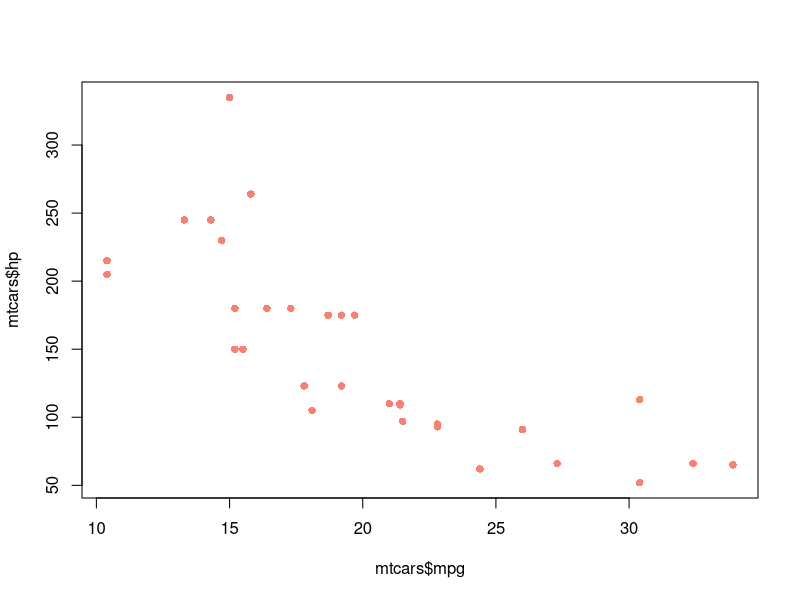
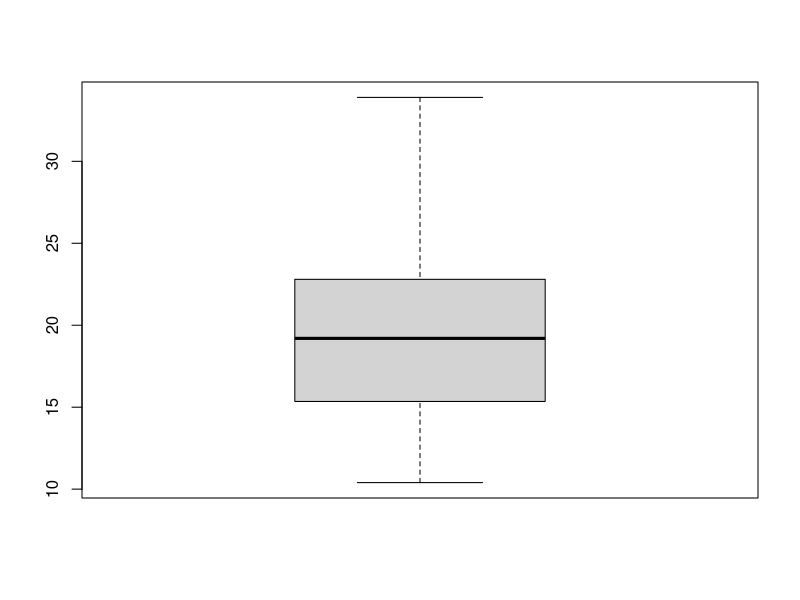
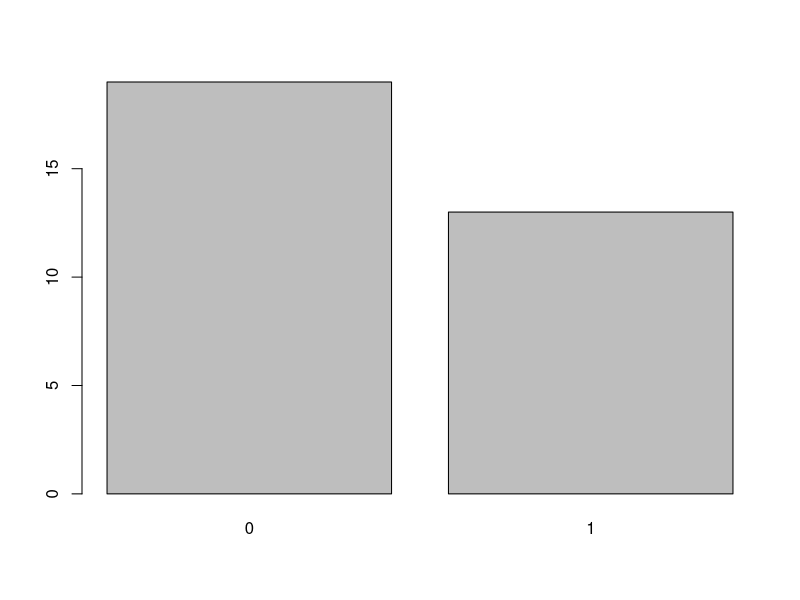
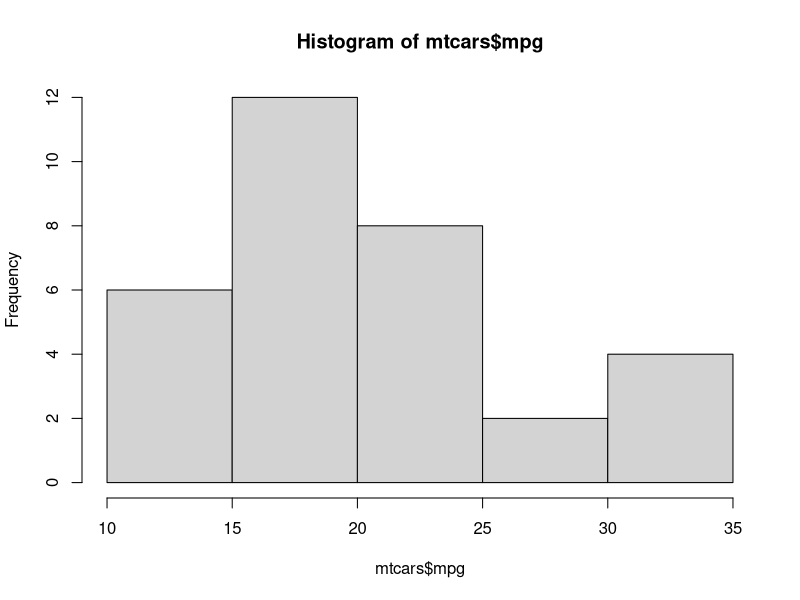
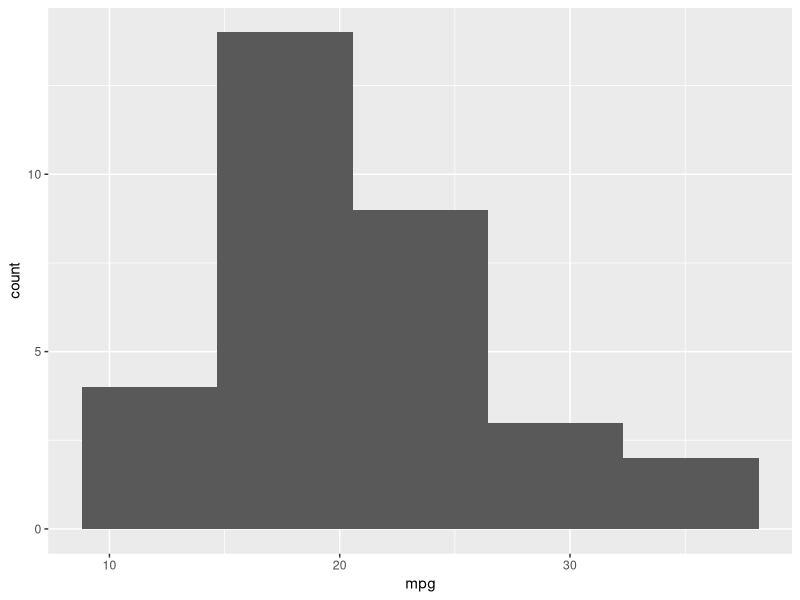
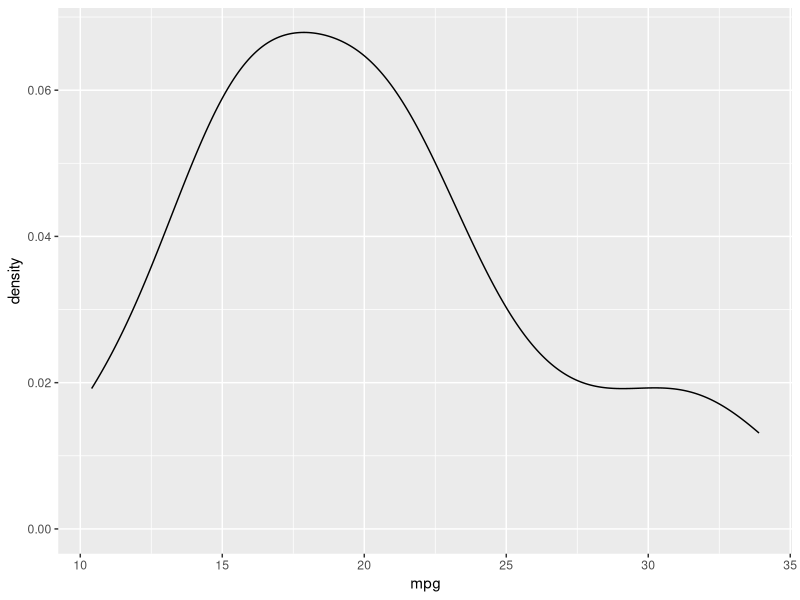
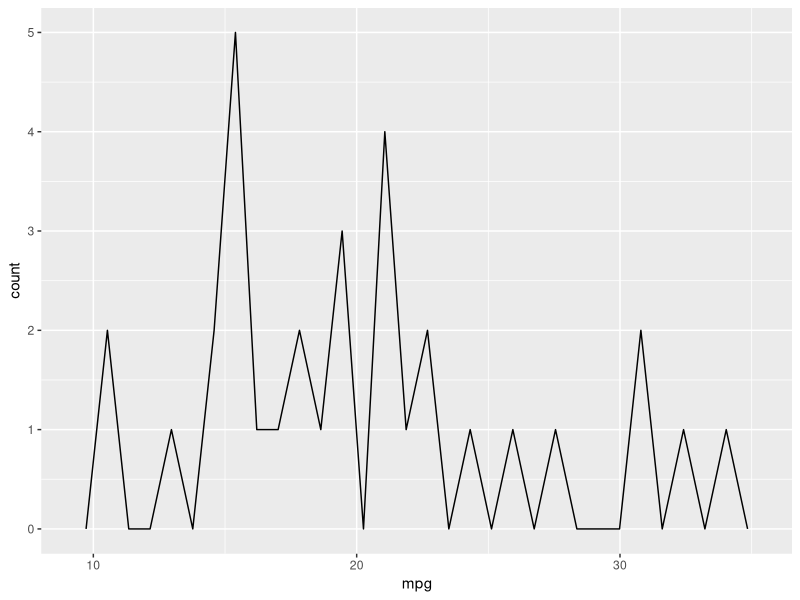
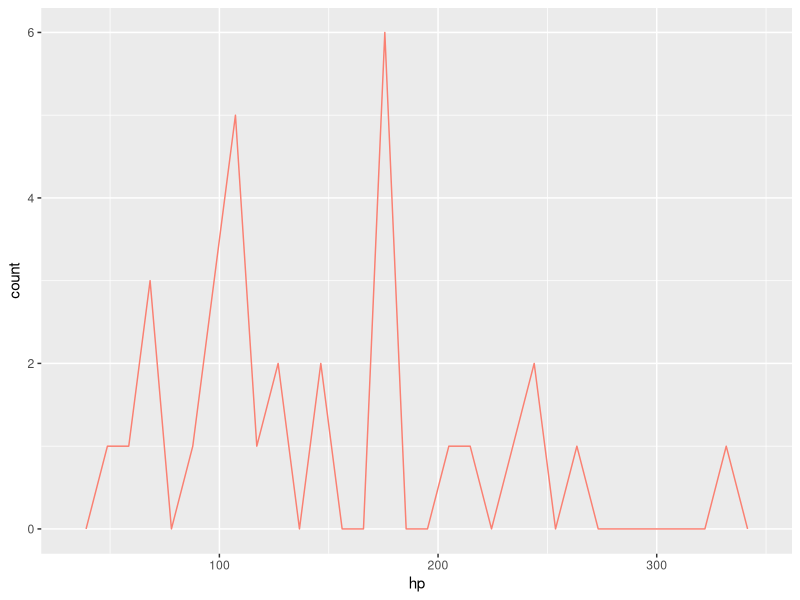

Here is the R script that generated these plots, in order:
library(tidyverse)

## data visualization

## base R visualization
plot(mtcars$mpg, mtcars$hp, pch = 16, col = "salmon")

boxplot(mtcars$mpg)

t1 <- table(mtcars$am) ## ต้องสร้าง table ใหม่ขึ้นมาก่อน เป็นคำสั่งสร้างตารางความถี่
barplot(t1)

hist(mtcars$mpg)


## ggplot => grammar of graphic
library(ggplot2)

ggplot(data = mtcars, mapping = aes(x = mpg)) +
  geom_histogram(bins = 5)


ggplot(data = mtcars, mapping = aes(x = mpg)) +
  geom_density()

ggplot(data = mtcars, mapping = aes(x = mpg)) +
  geom_freqpoly()
ggplot(mtcars, aes(hp)) +
  geom_freqpoly(
    col = "salmon")

p1 <- ggplot(mtcars, aes(mpg)) +
  geom_histogram(bins = 5)

p2 <- ggplot(mtcars, aes(hp)) + 
  geom_histogram(bins = 10)

mtcars %>%
  filter(hp <= 100) %>%
  count()

## summary table before make bar chart
mtcars <- mtcars %>%
  mutate(am = ifelse(am == 0, "Auto", "Manual")) 
# Bar Chart แบบที่ 1  สร้าง summary table -> geom_col()
t2 <- mtcars %>%
  mutate(am = ifelse(am == 0, "Auto", "Manual")) %>%
  count(am) 
ggplot(t2, aes(am, n)) +
  geom_col() # ใช้กับ summary table

# Bar Chart แบบที่ 2 ใช้ geom_bar() เลย

ggplot(mtcars, aes(am)) +
  geom_bar()

## two variable, numeric
## นิยมใช้ Chart ที่ดู Correlation การกระจายตัว
## ที่ใช้เยอะ คือ scatter plot
ggplot(mtcars, aes(hp, mpg)) +
  geom_point(col = "red", size = 5)

## dataframe => diamonds ใน ggplot2

# ตารางความถี่
diamonds %>%
  count(cut)

table(mtcars$am)
mtcars %>%
  count(am)


## ordinal factor : มาจาก order สามารถเรียง สูง กลาง ต่ำ ได้
temp <- c("high", "med", "low", "high")
temp <- factor(temp, levels = c("low", "med", "high"), ordered = TRUE) # levels ใช้ใส่ค่าเรียงกัน น้อย -> สูง
class(temp)

## categorical factor
gender <- c("m", "f", "m")
gender <- factor(gender)


glimpse(diamonds)
## frequency table
diamonds %>%
  count(cut, color, clarity)

## Sample - ใช้กับการที่ต้องการ test เช่น หา model ถ้าใช้ได้ ค่อยไปปรับใช้กับก้อนใหญ่
set.seed(27) # lock sample result
diamonds %>%
  sample_n(5)

diamonds %>%
  sample_frac(0.5) # สุ่มแบบกำหนด การซอยย่อย แล้วสุ่มเป็น %

diamonds %>%
  slice(1:5) # เหมือน head(5)

# เราใช้ Chart เพื่อหาอะไรบางอย่างที่อยู่ใน Data
## relationship (pattern)
ggplot(diamonds, aes(carat, price)) +
  geom_point()

# simple ก่อน
p3 <- ggplot(diamonds %>% sample_frac(0.1), aes(carat, price)) +
  geom_point() +
  geom_smooth(method = "lm") + ## default = loess เส้นโค้ง จะ fit กับ data ได้ดีกว่า
  # ข้อเสียของ default loess เทียบกับ linear คือ ถ้ามี จุด outlier จะดึงเส้นโค้งไปหา outliner
  # ควรใช้ lm ดูก่อน ว่า fit กับ data มั้ย
  # การเลือก model ที่ fit กับ data มากเกินไป จะทำให้เราตีความ chart ผิด
  # การตีความ Chart สำคัญมาก! ต้องเข้าใจ Business Context
  geom_rug() # ตรงไหนทึบมาก แสดงว่า มีข้อมูลกระจุกตัวค่อนข้างเยอะ


## setting vs. mapping

## color name in R
colors()

ggplot(diamonds, aes(price)) +
  geom_histogram(bins = 100, fill = "tomato2") # setting คือการ เปลี่ยนด้วยตัวเอง ให้ Chart

ggplot(diamonds %>% sample_n(500), aes(carat, price)) +
  geom_point(size = 5, alpha = 0.2, col = "tomato2")

# การปรับแบบ Mapping: column ใน DF ไป Map เป็น element setting เช่น สี, shape ของ Chart
# ดึง column ไป Mapping เข้าที่ Element ของ Chart
ggplot(diamonds %>% sample_n(500), 
       mapping = aes(carat, price, col = cut, shape = cut)) +
  geom_point(size = 5, alpha = 0.5) +
  theme_minimal()

set.seed(42)
small_diamonds <- sample_n(diamonds, 5000)
ggplot(small_diamonds, 
       aes(carat, price, col=color, shape = cut)) +  
  geom_point()

##SETTING vs MAPPING ???
# setting คือ การปรับ สี, การ render อื่นๆ แบบ manual | mapping คือ การ map column เข้ากับ element ของ chart ซึ่ง element นอกจากมี x,y แล้ว ยังมี สี, shape ได้ด้วย จะเกิดใน aes()

## add label
ggplot(diamonds %>% sample_n(500), 
       mapping = aes(carat, price, col = cut, shape = cut)) +
  geom_point(size = 5, alpha = 0.5) +
  theme_minimal() +
  labs(
    title = "Relationship between carat and price",
    x = "Carat",
    y = "Price USD",
    subtitle = "We found a positive relationship",
    caption = "Datasource: diamonds ggplot2"
  )

ggplot(small_diamonds, aes(carat, price)) +  
  labs(
    title = "Relationship between carat and price by color",       
    x = "Carat",       
    y = "Price USD",      
    subtitle = "We found a positive relationship", 
    caption = "Source : Diamonds from ggplot2 package")

## Pallet Color in R : R Color Brewer
ggplot(diamonds %>% sample_n(500), 
       mapping = aes(carat, price, col = cut, shape = cut)) +
  geom_point(size = 5, alpha = 0.5) +
  theme_minimal() +
  labs(
    title = "Relationship between carat and price",
    x = "Carat",
    y = "Price USD",
    subtitle = "We found a positive relationship",
    caption = "Datasource: diamonds ggplot2"
  ) + 
  scale_color_manual(values = c("salmon", 
                                "peachpuff", 
                                "tan4", 
                                "pink2", 
                                "palegreen")) # change color pallet for Mapping

ggplot(diamonds %>% sample_n(500),        
       mapping = aes(carat, price, 
                     col = cut, shape = cut)) +  
  geom_point(size = 5, alpha = 0.5) +
  scale_color_manual(
    values = c(
      "salmon",
      "peachpuff",
      "tan4",
      "pink2",
      "palegreen"))      


ggplot(diamonds %>% sample_n(500), 
       mapping = aes(carat, price, col = cut, shape = cut)) +
  geom_point(size = 5, alpha = 0.5) +
  theme_minimal() +
  labs(
    title = "Relationship between carat and price",
    x = "Carat",
    y = "Price USD",
    subtitle = "We found a positive relationship",
    caption = "Datasource: diamonds ggplot2"
  ) + 
  scale_color_viridis_d(direction = -1) # direction -1 = reverse color
# d = discrete variable

ggplot(diamonds %>% sample_n(500),        
       mapping = aes(carat, price, 
                     col = cut, shape = cut)) +  
  geom_point(size = 5, alpha = 0.5) +
  scale_color_viridis_d(direction = -1)
# d = discrete variable

ggplot(diamonds %>% sample_n(500), 
       mapping = aes(carat, price, col = cut, shape = cut)) +
  geom_point(size = 5, alpha = 0.5) +
  theme_minimal() +
  labs(
    title = "Relationship between carat and price",
    x = "Carat",
    y = "Price USD",
    subtitle = "We found a positive relationship",
    caption = "Datasource: diamonds ggplot2"
  ) + 
  scale_color_brewer(type = "div", palette = 4) # เล่นเพิ่มเติมใน web ได้ color brewer .org
# https://colorbrewer2.org/#type=qualitative&scheme=Dark2&n=3
# สีผ่านการ Research มาแล้วว่า เหมาะกับข้อมูลประเภทไหน

ggplot(diamonds %>% sample_n(500),        
       mapping = aes(carat, price, 
                     col = cut, shape = cut)) +  
  geom_point(size = 5, alpha = 0.5) +
  scale_color_brewer(
    type = "div", 
    palette = 4)


# ใช้สีที่คนอื่นคิด Palette ให้ เช่น https://coolors.co/

## map color scale สำหรับการ Map color ด้วย ตัวแปร Continuous จะใช้สีแบบ Gradient
ggplot(mtcars, aes(hp, mpg, col = wt)) + 
  geom_point(size = 5, alpha = 0.7) +
  theme_minimal() +
  scale_color_gradient(low = "gold", high = "purple")

ggplot(mtcars, aes(hp, mpg, col = wt)) +   
  geom_point(size = 5, alpha = 0.7) +   
  scale_color_gradient(
    low = "gold", 
    high = "purple")

## facet
ggplot(diamonds %>% sample_n(5000), aes(carat, price)) +
  geom_point(alpha = 0.5) +
  geom_smooth(col = "tomato2", fill = "gold") +
  theme_minimal() +
  facet_wrap(~ cut, ncol = 3) 

ggplot(diamonds %>% sample_n(5000), aes(carat, price)) +
  geom_point(alpha = 0.5) +
  geom_smooth(col = "tomato2", fill = "gold") +
  theme_minimal() +
  facet_grid(cut ~ color) # cut = x, color = y

ggplot(small_diamonds, aes(carat, price)) +  
  geom_point() +  
  geom_smooth(method = "lm", col = "red") +  
  facet_grid(cut ~ color)

## combine chart
#library patchwork
#install.packages("patchwork")
library(patchwork)
library(ggplot2)

## ggplot แบบย่อ
p1 <- qplot(mpg, data = mtcars, geom = "histogram", bins = 10)
p2 <- qplot(hp, mpg, data = mtcars, geom = "point")
p3 <- qplot(hp, data = mtcars, geom = "density")
p4 <- ggplot(mtcars, aes(hp, mpg, col = wt)) + 
  geom_point(size = 5, alpha = 0.7) +
  theme_minimal() +
  scale_color_gradient(low = "gold", high = "purple")

## patchwork quick plot 
## 3 Chart เรียงต่อกัน
## + คือ เรียงต่อกัน ซ้าย -> ขวา
## / (หาร) คือ เรียงลงไปด้านล่าง
p1 + p2 + p3
(p1 + p2) / p3
p1 / p2 / p3
(p1 + p2 + p3) / p4
